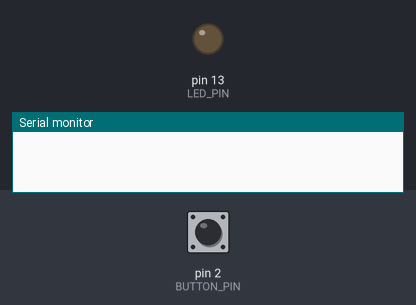
Recording of a sketch running on a simulated Arduino Uno, built with avr-gcc and run on an emulated ATmega328P. Shown: output pins drawn as LEDs (lit = HIGH), the last lines printed to the serial monitor. The test bench sets the inputs (shaded band); at power-on: pin 2 (BUTTON_PIN) HIGH.

Above: at 1.2 s.
1.3 s: pin 2 (BUTTON_PIN) pulled LOW for 0.15 s
At 1.7 s:
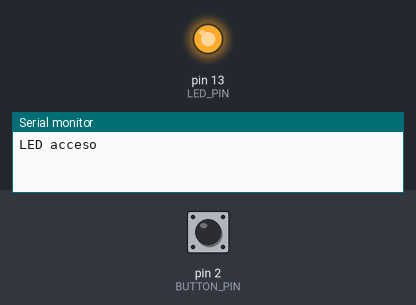
2.9 s: pin 2 (BUTTON_PIN) pulled LOW for 1 s
At 4.1 s:
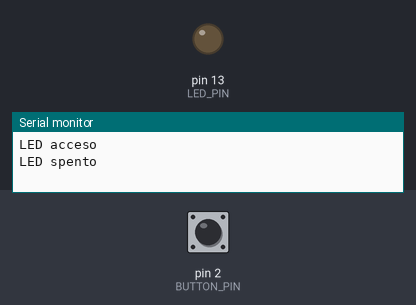
5.4 s: pin 2 (BUTTON_PIN) pulled LOW for 3.2 s
At 6.1 s:
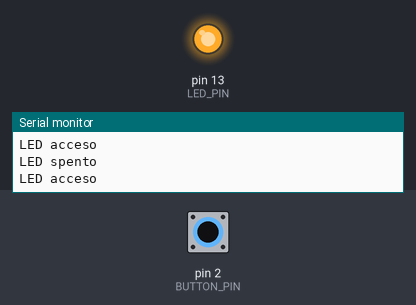
Timing chart, 0 to 8.4 s (numbered marks = the images above; inputs shaded):
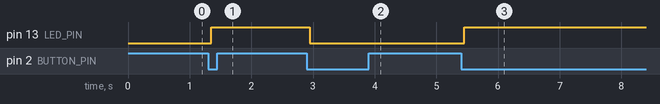

The sketch:

Pulsanti_08_classe_pulsante.ino
```cpp
// Sketch con classe Pulsante

// Definizione della classe Pulsante
class Pulsante {
  private:
    int _pin;                           // Pin a cui è collegato il pulsante
    int _stato;                         // Stato corrente del pulsante
    int _ultimoStato;                   // Ultimo stato del pulsante
    unsigned long _ultimoDebounceTime;  // Ultimo momento in cui il pin è cambiato
    unsigned long _debounceDelay;       // Tempo di debounce (ms)

  public:
    // Costruttore
    Pulsante(int pin, unsigned long debounceDelay = 50) {
      _pin = pin;
      _debounceDelay = debounceDelay;
      _stato = HIGH;                    // Inizializza con stato HIGH (non premuto con pull-up)
      _ultimoStato = HIGH;
      _ultimoDebounceTime = 0;

      pinMode(_pin, INPUT_PULLUP);      // Configura il pin come input con pull-up
    }

    // Metodo per verificare se il pulsante è stato premuto
    bool press() {
      return !digitalRead(_pin);        // Restituisce true se il pulsante è premuto (LOW con pull-up)
    }

    // Metodo per verificare se il pulsante è stato cliccato (premuto e rilasciato)
    bool click() {
      if(press()) {
        while(press()) {;}              // Attendi il rilascio del pulsante
        return true;
      }
      return false;
    }

    // Metodo per verificare se il pulsante è stato premuto con debouncing
    bool pressDebounce() {
      bool cambioStato = false;

      // Leggi lo stato corrente del pulsante
      int reading = digitalRead(_pin);

      // Se lo stato è cambiato, resetta il timer di debounce
      if (reading != _ultimoStato) {
        _ultimoDebounceTime = millis();
      }

      // Se è passato abbastanza tempo dal rimbalzo
      if ((millis() - _ultimoDebounceTime) > _debounceDelay) {
        // Se lo stato è effettivamente cambiato
        if (reading != _stato) {
          _stato = reading;

          // Se il pulsante è premuto (LOW con pull-up)
          if (_stato == LOW) {
            cambioStato = true;
          }
        }
      }

      // Salva lo stato corrente come "ultimo stato" per il prossimo ciclo
      _ultimoStato = reading;

      return cambioStato;
    }
};

// Utilizzo della classe Pulsante
const int BUTTON_PIN = 2;  // Pin a cui è collegato il pulsante
const int LED_PIN = 13;    // Pin a cui è collegato il LED

Pulsante pulsante(BUTTON_PIN);  // Crea un'istanza della classe Pulsante
int ledState = LOW;             // Stato corrente del LED

void setup() {
  Serial.begin(9600);
  pinMode(LED_PIN, OUTPUT);
  digitalWrite(LED_PIN, ledState);
}

void loop() {
  // Verifica se il pulsante è stato premuto con debouncing
  if (pulsante.pressDebounce()) {
    ledState = !ledState;  // Inverti lo stato del LED
    digitalWrite(LED_PIN, ledState);
    Serial.println(ledState ? "LED acceso" : "LED spento");
  }
}
```

Measured:
- after the input at 1.3 s, pin 13 (LED_PIN): LOW → HIGH after 0.05 s
- after the input at 2.9 s, pin 13 (LED_PIN): HIGH → LOW after 0.05 s
- after the input at 5.4 s, pin 13 (LED_PIN): LOW → HIGH after 0.05 s
